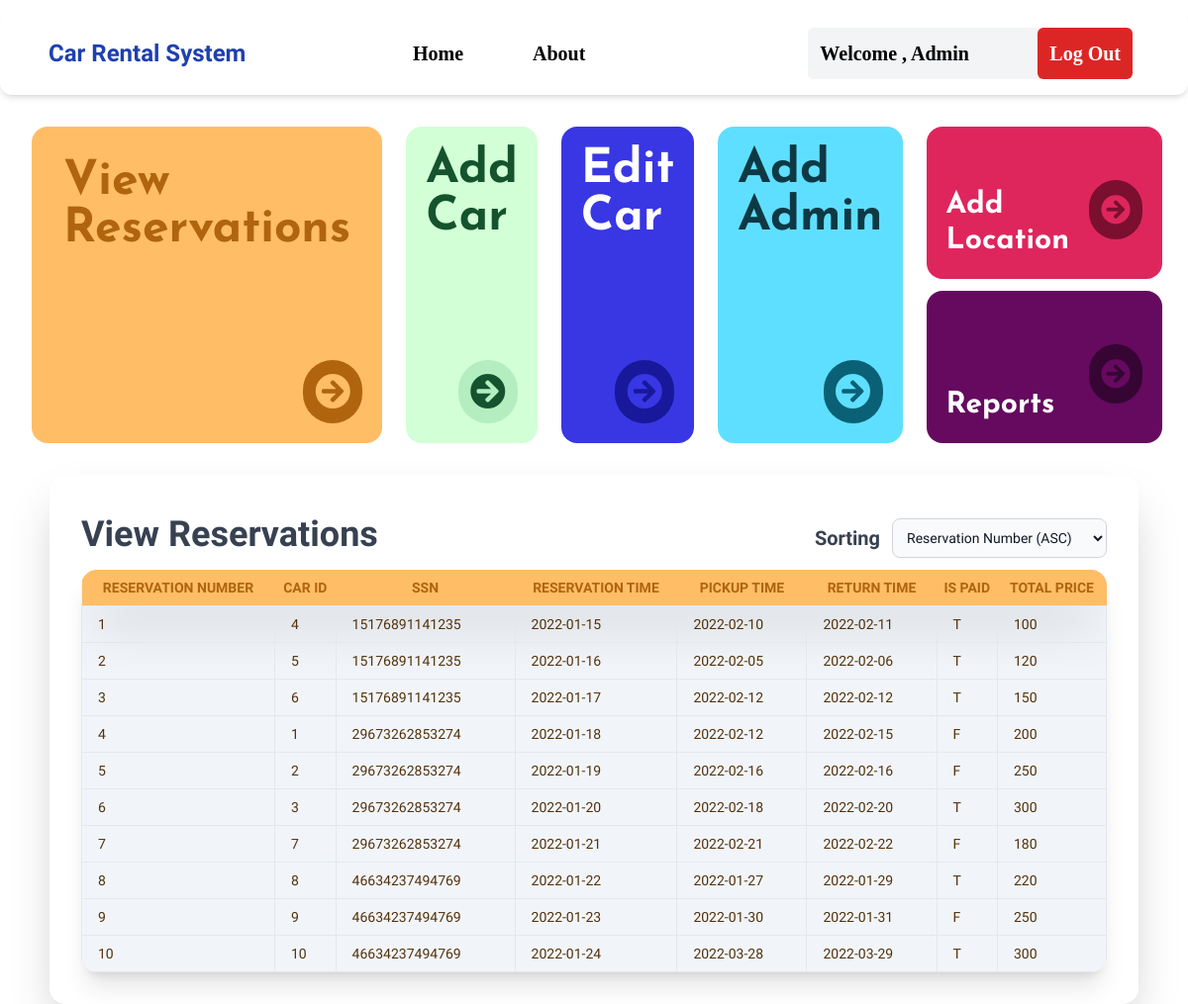
The page /admindashboard.php (signed in) on the database its author committed.
### tables this page shows
CREATE TABLE reservation
(
    car_id             INT,
    ssn                VARCHAR(14),
    reservation_number INT        PRIMARY KEY  AUTO_INCREMENT,
    reservation_time   DATE       NOT NULL,
    pickup_time        DATE       NOT NULL,
    return_time        DATE       NOT NULL,
    is_paid            CHAR(1)    NOT NULL,
    total_price        INT        NOT NULL,
    FOREIGN KEY (car_id) REFERENCES car (car_id) ON DELETE CASCADE,
    FOREIGN KEY (ssn) REFERENCES `user` (ssn) ON DELETE CASCADE
);

### admindashboard.php (the view, shortened to what this page needs)
<?php
include './backend/db_connection.php';
?>
<!doctype html>
<html>
<head>
    <script src="https://cdn.tailwindcss.com"></script>
    <link rel="stylesheet" href="https://cdnjs.cloudflare.com/ajax/libs/font-awesome/4.7.0/css/font-awesome.min.css">
    <link href="https://fonts.cdnfonts.com/css/uber-move-text" rel="stylesheet">
    <link href="https://fonts.cdnfonts.com/css/mona-sans" rel="stylesheet">
    <link rel="stylesheet" href="https://cdnjs.cloudflare.com/ajax/libs/font-awesome/5.15.3/css/all.min.css" />
    <link rel="stylesheet" href="css/style.css">
</head>
<header>
    <div class="font-['Mona_Sans'] flex p-4 mt-3 mb-5 items-center shadow-md rounded-xl">
        <div class="flex-auto w-44 ">
            <a href="#" title="" class="flex justify-start">
                <a href="admindashboard.php" title="" class="font-['Sora'] inline-flex px-8 text-2xl font-extrabold text-blue-800 transition-all duration-200 hover:text-blue-900 focus:text-blue-600 border border-transparent rounded-md items-center hover:bg-slate-100 focus:bg-slate-100"> Car Rental System </a>
            </a>
        </div>
        <div class="flex-auto ">
            <a href="admindashboard.php" title="" class="inline-flex px-8 text-xl font-bold text-black transition-all duration-200 hover:text-blue-900 focus:text-blue-600 border border-transparent rounded-md items-center hover:bg-slate-100 focus:bg-slate-100"> Home </a>
            <a href="About.php" title="" class="inline-flex px-8 text-xl font-bold text-black transition-all duration-200 hover:text-blue-900 focus:text-blue-600 border border-transparent rounded-md items-center hover:bg-slate-100 focus:bg-slate-100"> About </a>
        </div>
        <div class="flex-auto mr-10 text-right bg-gray-100 rounded-md">
        <?php
        $user = $_SESSION['user'];
        $user_fname = $user['fname'];
        ?>
<div class="flex flex-row ">
        <div class="flex-auto w-10  text-left text-xl bg-gray-100 rounded-md p-3 font-bold ">
        <p>Welcome , <?php echo $user_fname; ?></p>
        </div>
        <a class="flex text-xl bg-red-600 text-white rounded-md p-3 font-bold" href="logout.php">Log Out</a>
        </div>
        </div>
    </div>
</header>
<body>
<div class="flex flex-row m-5">
<div style="cursor: pointer;" onclick="showViewReservationsDiv()" class="flex hover:scale-110 ease-in duration-150    bg-[#ffbd66] w-1/3 h-80 rounded-2xl m-3 relative">
    <a  class="font-['Josefin_Sans'] text-[#b0640e] p-8 text-5xl font-bold " > View Reservations</a>
    <i class="fa fa-arrow-circle-right absolute bottom-5 right-5 text-[#ffbd66] text-4xl bg-[#b0640e] rounded-full p-3" aria-hidden="true"></i>
  </div>
  <div style="cursor: pointer;" onclick="showAddCarDiv()" class="flex hover:scale-110 ease-in duration-150 bg-[#d2ffd5] w-1/3 h-80 rounded-2xl m-3 relative">
    <a class="font-['Josefin_Sans'] text-green-900 p-5 text-5xl font-bold "> Add Car</a>
    <i class="fa fa-arrow-circle-right absolute bottom-5 right-5 text-green-900 text-4xl bg-[#b4eec0] rounded-full p-3" aria-hidden="true"></i>
  </div>
  <div style="cursor: pointer;" onclick="showEditCarDiv()" class="flex  hover:scale-110 ease-in duration-150   bg-[#3837e3] w-1/3 h-80 rounded-2xl m-3 relative">
    <a class="font-['Josefin_Sans'] text-white p-5 text-5xl font-bold "> Edit Car</a>
    <i class="fa fa-arrow-circle-right absolute bottom-5 right-5 text-[#3837e3] text-4xl bg-[#18189b] rounded-full p-3" aria-hidden="true"></i>
  </div>
  <div style="cursor: pointer;" onclick="showAddAdminDiv()" class="flex  hover:scale-110 ease-in duration-150   bg-[#5fdfff] w-1/3 h-80 rounded-2xl m-3 relative">
    <a class="font-['Josefin_Sans'] text-[#0d3944] p-5 text-5xl font-bold " > Add Admin</a>
    <i class="fa fa-arrow-circle-right absolute bottom-5 right-5 text-[#5fdfff] text-4xl bg-[#0a6176] rounded-full p-3" aria-hidden="true"></i>
  </div>
  <div class="flex flex-col m-3">
  <div style="cursor: pointer; position: relative;" onclick="showaddLocationAndBranchDiv()" class="hover:scale-110 ease-in duration-150 h-1/2 bg-[#de265d] rounded-2xl mb-3 relative flex justify-between items-end">
    <a class="font-['Josefin_Sans'] text-white p-5 text-3xl font-bold">Add Location</a>
    <i class="fa fa-arrow-circle-right text-[#de265d] text-3xl bg-[#7a0f2f] rounded-full p-3 mb-10 mr-5" aria-hidden="true" ></i>
</div>
<div style="cursor: pointer; position: relative;" onclick="showReportsDiv()" class="hover:scale-110 ease-in duration-150 h-1/2 bg-[#650a5f] rounded-2xl relative flex justify-between items-end">
    <a class="font-['Josefin_Sans'] text-white p-5 text-3xl font-bold">Reports</a>
    <i class="fa fa-arrow-circle-right text-[#650a5f] text-3xl bg-[#360533] rounded-full p-3 mb-10 mr-5" aria-hidden="true" ></i>
</div>
  </div>
</div>
<div id="ReservationsDiv" class=" rounded-2xl shadow-2xl bg-white p-8 w-11/12 mx-auto">
<div class="flex items-center">
  <div class="mr-4">
    <h2 class="block mt-2 font-bold font-['Sora'] mb-4 text-4xl text-gray-700">View Reservations</h2>
  </div>
  <div class="ml-auto">
    <h2 class="block font-bold font-['Sora']  text-xl mr-3 text-gray-700">Sorting</h2>
  </div>
  <div>
    <select id="sortSelect" onchange="sortTable()" class="bg-gray-50 border border-gray-300 text-gray-900 text-sm rounded-lg focus:ring-blue-500 focus:border-blue-500 block p-2.5 dark:bg-gray-700 dark:border-gray-600 dark:placeholder-gray-400 dark:text-white dark:focus:ring-blue-500 dark:focus:border-blue-500">
      <option value="reservation_number ASC">Reservation Number (ASC)</option>
    </select>
  </div>
</div>
  <div class="overflow-x-auto rounded-2xl shadow-xl">
    <table class="table-auto text-[#53320c] w-full uppercase bg-slate-100 rounded-2xl shadow-lg text-sm">
      <thead class="bg-[#ffbd66] text-[#b0640e] text-md h-15  shadow-2xl ">
        <tr>
          <th class=" py-2">Reservation Number</th>
          <th class=" py-2">Car ID</th>
          <th class=" py-2">SSN</th>
          <th class=" py-2">Reservation Time</th>
          <th class=" py-2">Pickup Time</th>
          <th class=" py-2">Return Time</th>
          <th class=" py-2">Is Paid</th>
          <th class=" py-2">Total Price</th>
        </tr>
      </thead>
      <tbody id="reservationTableBody">
        <?php
        $sortColumn = "reservation_number";
        $sortOrder = "ASC";
        $sql = "SELECT * FROM reservation ORDER BY $sortColumn $sortOrder";
        $result = $conn->query($sql);
        if ($result->num_rows > 0) {
          while ($row = $result->fetch_assoc()) {
              echo "<tr>";
              echo "<td class='border px-4 py-2'>" . $row["reservation_number"] . "</td>";
              echo "<td class='border px-4 py-2'>" . $row["car_id"] . "</td>";
              echo "<td class='border px-4 py-2'>" . $row["ssn"] . "</td>";
              echo "<td class='border px-4 py-2'>" . $row["reservation_time"] . "</td>";
              echo "<td class='border px-4 py-2'>" . $row["pickup_time"] . "</td>";
              echo "<td class='border px-4 py-2'>" . $row["return_time"] . "</td>";
              echo "<td class='border px-4 py-2'>" . $row["is_paid"] . "</td>";
              echo "<td class='border px-4 py-2'>" . $row["total_price"] . "</td>";
              echo "</tr>";
          }
        } else {
          echo "<tr><td colspan='8' class='text-center py-4'>No reservations found.</td></tr>";
        }
        ?>
      </tbody>
    </table>
  </div>
</div>
</body>

### css/style.css (style rules this page uses)
body { font-family: "Sora", serif; }

### rows shown on the page
reservation: reservation_number "1", car "4", ssn "15176891141235", reservation_time "2022-01-15", pickup_time "2022-02-10", return_time "2022-02-11", is_paid "T", total_price "100"
reservation: reservation_number "2", car "5", ssn "15176891141235", reservation_time "2022-01-16", pickup_time "2022-02-05", return_time "2022-02-06", is_paid "T", total_price "120"
reservation: reservation_number "3", car "6", ssn "15176891141235", reservation_time "2022-01-17", pickup_time "2022-02-12", return_time "2022-02-12", is_paid "T", total_price "150"
reservation: reservation_number "4", car "1", ssn "29673262853274", reservation_time "2022-01-18", pickup_time "2022-02-12", return_time "2022-02-15", is_paid "F", total_price "200"
reservation: reservation_number "5", car "2", ssn "29673262853274", reservation_time "2022-01-19", pickup_time "2022-02-16", return_time "2022-02-16", is_paid "F", total_price "250"
reservation: reservation_number "6", car "3", ssn "29673262853274", reservation_time "2022-01-20", pickup_time "2022-02-18", return_time "2022-02-20", is_paid "T", total_price "300"
reservation: reservation_number "7", car "7", ssn "29673262853274", reservation_time "2022-01-21", pickup_time "2022-02-21", return_time "2022-02-22", is_paid "F", total_price "180"
reservation: reservation_number "8", car "8", ssn "46634237494769", reservation_time "2022-01-22", pickup_time "2022-01-27", return_time "2022-01-29", is_paid "T", total_price "220"
reservation: reservation_number "9", car "9", ssn "46634237494769", reservation_time "2022-01-23", pickup_time "2022-01-30", return_time "2022-01-31", is_paid "F", total_price "250"
reservation: reservation_number "10", car "10", ssn "46634237494769", reservation_time "2022-01-24", pickup_time "2022-03-28", return_time "2022-03-29", is_paid "T", total_price "300"

### other values the page prints
$user_fname "Admin"
